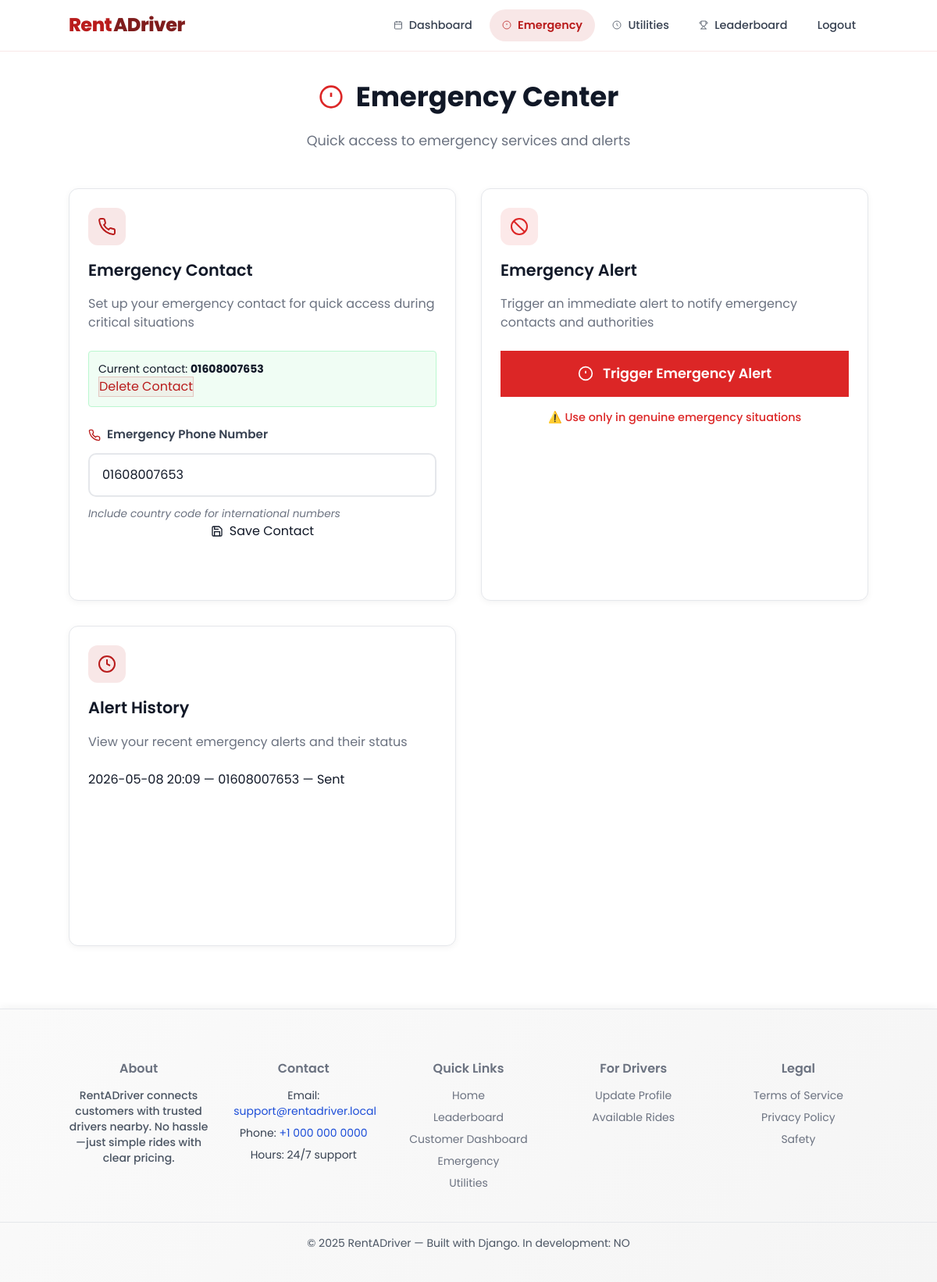
The app's page /emergency/ (signed in), older data.
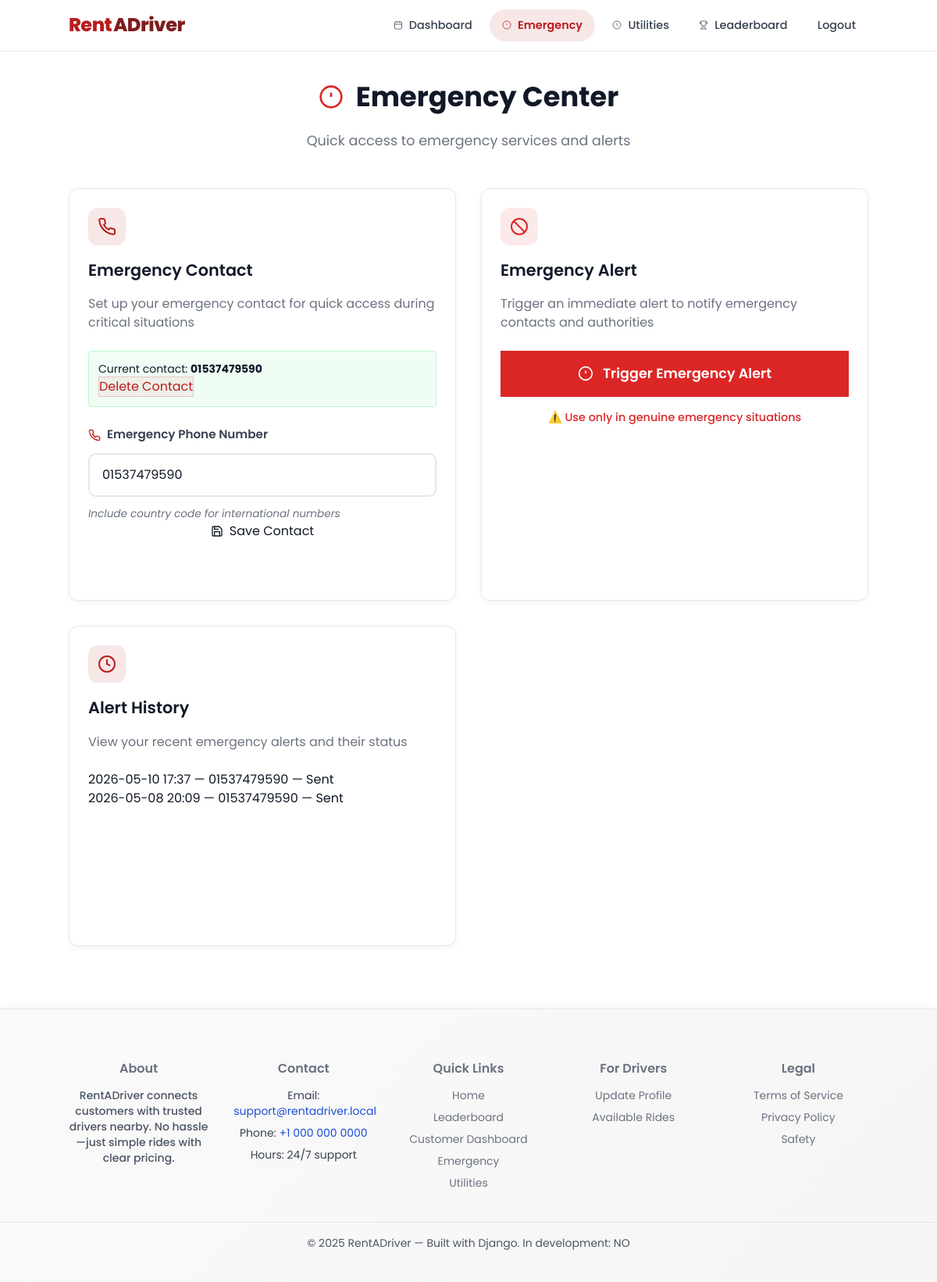
The same page, newer data.
### emergency/models.py (models this page shows, shortened)
class EmergencyContact(models.Model):
	user = models.OneToOneField(settings.AUTH_USER_MODEL, on_delete=models.CASCADE, related_name="+")
	phone_number = models.CharField(max_length=20)
	created_at = models.DateTimeField(auto_now_add=True)
	class Meta:
		db_table = "core_emergencycontact"
		managed = False

class EmergencyAlert(models.Model):
	user = models.ForeignKey(settings.AUTH_USER_MODEL, on_delete=models.CASCADE, related_name="+")
	contact = models.ForeignKey(EmergencyContact, on_delete=models.CASCADE)
	triggered_at = models.DateTimeField(auto_now_add=True)
	status = models.CharField(max_length=20, choices=[("sent", "Sent"), ("failed", "Failed")], default="sent")
	class Meta:
		db_table = "core_emergencyalert"
		managed = False

### core/views.py (the view)
# urls.py: path("emergency/", views.emergency_view, name="emergency"),
@login_required
def emergency_view(request):
    contact = None
    try:
        contact = request.user.emergency_contact
    except EmergencyContact.DoesNotExist:
        contact = None
    alerts = EmergencyAlert.objects.filter(user=request.user).order_by("-triggered_at")[:20]
    return render(request, "emergency.html", {"contact": contact, "alerts": alerts})

### core/templates/emergency.html (shortened to what the changed rows need)
{% extends "base.html" %}
{% block content %}
<section class="dashboard">
  <div class="container">
    <div class="emergency-header">
      <h2 class="emergency-title">
        <svg class="emergency-icon" width="32" height="32" viewBox="0 0 24 24" fill="none" stroke="currentColor" stroke-width="2">
          <circle cx="12" cy="12" r="10"/>
          <line x1="12" y1="8" x2="12" y2="12"/>
          <line x1="12" y1="16" x2="12.01" y2="16"/>
        </svg>
        Emergency Center
      </h2>
    </div>
    <div class="emergency-grid">
      <div class="card emergency-contact-card">
        {% if contact %}
          <div class="current-contact bg-green-50 border border-green-200 rounded p-3 mb-3">
            <p class="text-sm">Current contact: <strong>{{ contact.phone_number }}</strong></p>
            <form method="post" action="{% url 'delete_emergency_contact' %}" class="inline">
              <button type="submit" class="btn btn-secondary btn-sm">Delete Contact</button>
            </form>
          </div>
        {% endif %}
        <form method="post" action="{% url 'set_emergency_contact' %}" class="emergency-form">
          <div class="form-group">
            <label for="emergencyPhone" class="form-label">
              Emergency Phone Number
            </label>
            <input type="tel" name="phone_number" class="form-input" placeholder="e.g. +880 1XXX-XXXXXX" value="{% if contact %}{{ contact.phone_number }}{% endif %}" required />
            <small class="form-help">Include country code for international numbers</small>
          </div>
        </form>
      </div>
      <div class="card alert-history-card">
        <div class="history-container">
          <ul class="alert-history-list">
            {% for a in alerts %}
              <li>{{ a.triggered_at|date:"Y-m-d H:i" }} — {{ a.contact.phone_number }} — {{ a.status|title }}</li>
            {% empty %}
              <li>No alerts yet.</li>
            {% endfor %}
          </ul>
        </div>
      </div>
    </div>
  </div>
</section>
{% endblock %}

Row changes from the older to the newer data that the page shows:
changed EmergencyContact: phone_number "01608007653" → "01537479590"
added EmergencyAlert: triggered_at "2026-05-10 17:37", contact.phone_number "01537479590", status "Sent"
changed through a linked row, EmergencyAlert (number 2 of 2 on the later page): contact.phone_number "01608007653" → "01537479590"
